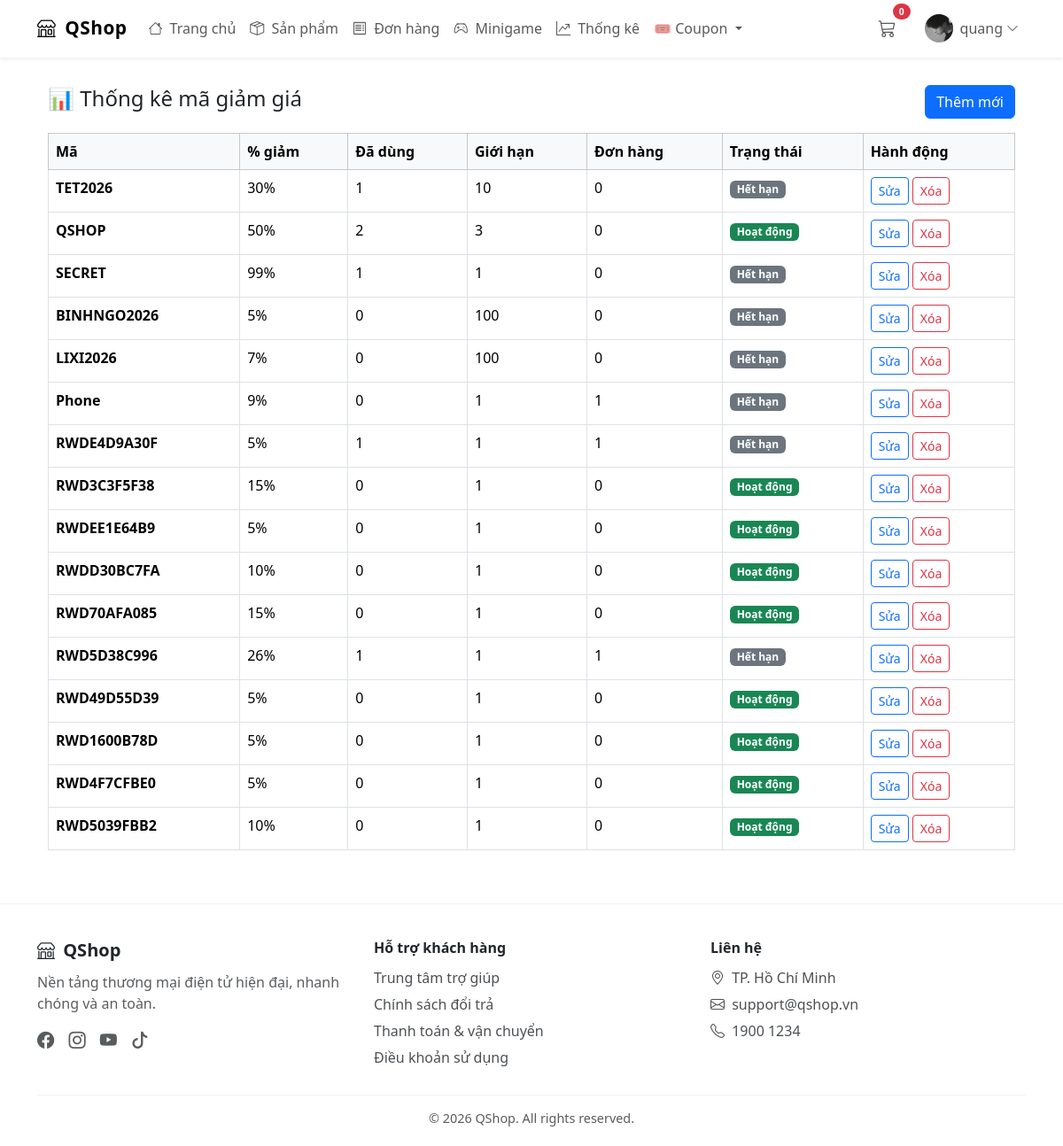
Screenshot of /shops/coupon/stats/ (signed in) with the database file from the repository.
### users/models.py (models this page shows, shortened)
class Profile(models.Model):
    user = models.OneToOneField(settings.AUTH_USER_MODEL , on_delete=models.CASCADE)
    photo = models.ImageField(upload_to='users/%Y/%m/%d/', blank=True)
    phone = models.CharField(max_length=20, blank=True)
    address = models.TextField(blank=True)
    latitude = models.FloatField(null=True, blank=True)
    longitude = models.FloatField(null=True, blank=True)
    points = models.IntegerField(default=0)
    lifetime_points = models.IntegerField(default=0)
    minigame_plays = models.IntegerField(default=0)
    RANK_NEWBIE = "Newbie"
    RANK_EXPLORER = "Explorer"
    RANK_SHOPPER = "Shopper"
    RANK_REGULAR = "Regular"
    RANK_PREMIUM = "Premium"
    RANK_GOLD = "Gold Buyer"
    RANK_PLATINUM = "Platinum Buyer"
    RANK_DIAMOND = "Diamond Buyer"
    RANK_ELITE = "Elite Buyer"
    RANK_LEGEND = "Legend Buyer"
    RANK_CHOICES = (
        (RANK_NEWBIE, "Newbie"),
        (RANK_EXPLORER, "Explorer"),
        (RANK_SHOPPER, "Shopper"),
        (RANK_REGULAR, "Regular"),
        (RANK_PREMIUM, "Premium"),
        (RANK_GOLD, "Gold Buyer"),
        (RANK_PLATINUM, "Platinum Buyer"),
        (RANK_DIAMOND, "Diamond Buyer"),
        (RANK_ELITE, "Elite Buyer"),
        (RANK_LEGEND, "Legend Buyer"),
    )
    rank = models.CharField(
        max_length=30,
        choices=RANK_CHOICES,
        default=RANK_NEWBIE
    )

### shops/models.py (models this page shows, shortened)
class Coupon(models.Model):
    owner = models.ForeignKey(
        settings.AUTH_USER_MODEL,
        on_delete=models.CASCADE,
        null=True,
        blank=True,
        related_name="owned_coupons"
    )
    code = models.CharField(max_length=50, unique=True)
    valid_from = models.DateTimeField()
    valid_to = models.DateTimeField()
    discount = models.IntegerField(
        validators=[MinValueValidator(1), MaxValueValidator(100)]
    )
    max_discount = models.IntegerField(
        default=0,
        help_text="Số tiền giảm tối đa (0 = không giới hạn)"
    )
    usage_limit = models.PositiveIntegerField(
        default=0,
        help_text="Số lượt dùng tối đa (0 = không giới hạn)"
    )
    used_count = models.PositiveIntegerField(default=0)
    active = models.BooleanField(default=True)
    categories = models.ManyToManyField(Category, blank=True, help_text="Chọn danh mục sản phẩm để áp dụng voucher (để trống nếu áp dụng cho tất cả)")
    @property
    def is_expired(self):
        now = timezone.now()
        if self.valid_to and self.valid_to < now:
            return True
        if self.usage_limit > 0 and self.used_count >= self.usage_limit:
            return True
        return False

### shops/views.py (the view)
# urls.py: path('coupon/stats/', views.coupon_stats, name='coupon_stats'),
@login_required
@permission_required('shops.view_coupon', raise_exception=True)
def coupon_stats(request):
    coupons = Coupon.objects.annotate(
        total_orders=Count('order'),
        total_used=Count('couponusage')
    )
    for c in coupons:
        if c.is_expired and c.active:
            c.active = False
            c.save(update_fields=["active"])
    return render(request, 'shops/coupon_stats.html', {
        'coupons': coupons
    })

### shops/context_processors.py (called while the page is built)
def cart_context(request):
    cart = request.session.get('cart', {})
    cart_items_count = len(cart)
    return {
        'cart_items_count': cart_items_count,
        'cart': cart
    }

### shops/templates/shops/coupon_stats.html
{% extends "shops/base.html" %} {% load humanize %} {% block content %}
<div class="container mt-4">
  <div class="d-flex justify-content-between align-items-center mb-3">
    <h4>📊 Thống kê mã giảm giá</h4>
    <a href="{% url 'shops:coupon_create' %}" class="btn btn-primary">Thêm mới</a>
  </div>
  <table class="table table-bordered mt-3 table-hover">
    <thead class="table-light">
      <tr>
        <th>Mã</th>
        <th>% giảm</th>
        <th>Đã dùng</th>
        <th>Giới hạn</th>
        <th>Đơn hàng</th>
        <th>Trạng thái</th>
        <th>Hành động</th>
      </tr>
    </thead>
    <tbody>
      {% for c in coupons %}
      <tr>
        <td><strong>{{ c.code }}</strong></td>
        <td>{{ c.discount }}%</td>
        <td>{{ c.total_used }}</td>
        <td>{{ c.usage_limit|default:"∞" }}</td>
        <td>{{ c.total_orders }}</td>
        <td>
          {% if c.active %}
          <span class="badge bg-success"> Hoạt động </span>
          {% else %}
          <span class="badge bg-secondary"> Hết hạn </span>
          {% endif %}
        </td>
        <td>
          <a href="{% url 'shops:coupon_edit' c.pk %}" class="btn btn-sm btn-outline-primary">Sửa</a>
          <a href="{% url 'shops:coupon_delete' c.pk %}" class="btn btn-sm btn-outline-danger">Xóa</a>
        </td>
      </tr>
      {% endfor %}
    </tbody>
  </table>
</div>
{% endblock %}

### shops/templates/shops/base.html (shortened to what this page needs)
<!doctype html>
{% load static %}
<html lang="vi">
  <head>
    <link
      href="https://cdn.jsdelivr.net/npm/bootstrap@5.3.8/dist/css/bootstrap.min.css"
      rel="stylesheet"
    />
    <link
      rel="stylesheet"
      href="https://cdn.jsdelivr.net/npm/bootstrap-icons@1.11.1/font/bootstrap-icons.css"
    />
  </head>
  <body>
    <nav class="navbar navbar-expand-lg fixed-top glass-nav shadow-sm">
      <div class="container">
        <a class="navbar-brand brand-logo" href="{% url 'shops:index' %}">
          <i class="bi bi-shop me-1"></i> QShop
        </a>
        <div class="collapse navbar-collapse" id="navbar">
          <ul class="navbar-nav me-auto">
            <li class="nav-item">
              <a class="nav-link" href="{% url 'shops:index' %}">
                <i class="bi bi-house me-1"></i> Trang chủ
              </a>
            </li>
            <li class="nav-item">
              <a class="nav-link" href="{% url 'shops:product' %}">
                <i class="bi bi-box-seam me-1"></i> Sản phẩm
              </a>
            </li>
            <li class="nav-item">
              <a class="nav-link" href="{% url 'shops:order_history' %}">
                <i class="bi bi-receipt me-1"></i> Đơn hàng
              </a>
            </li>
            <li class="nav-item">
              <a class="nav-link" href="{% url 'users:minigame' %}">
                <i class="bi bi-controller me-1"></i> Minigame
              </a>
            </li>
            {% if request.user.is_authenticated and request.user.is_staff or request.user.is_superuser %}
            <li class="nav-item">
              <a class="nav-link" href="{% url 'shops:shop_stats' %}">
                <i class="bi bi-graph-up-arrow me-1"></i> Thống kê
              </a>
            </li>
            {% endif %}
            {% if user.is_authenticated and perms.shops.view_coupon %}
            <li class="nav-item dropdown">
              <a
                class="nav-link dropdown-toggle"
                href="#"
                role="button"
                data-bs-toggle="dropdown"
              >
                🎟️ Coupon
              </a>
            </li>
            {% endif %}
          </ul>
          <ul class="navbar-nav ms-auto align-items-center">
            <li class="nav-item me-3 position-relative">
              <a class="nav-link" href="{% url 'shops:cart_detail' %}">
                <i class="bi bi-cart3 fs-5"></i>
                <span
                  id="cart-count"
                  class="badge bg-danger rounded-pill cart-badge"
                  >{{ cart_items_count }}</span
                >
              </a>
            </li>
            {% if request.user.is_authenticated %}
            <li class="nav-item dropdown">
              <a
                class="nav-link d-flex align-items-center"
                data-bs-toggle="dropdown"
                href="#"
              >
                <img
                  src="{% if request.user.profile.photo %}{{ request.user.profile.photo.url }}{% else %}https://i.pravatar.cc/150?u={{ request.user.id }}{% endif %}"
                  class="rounded-circle me-2"
                  width="32"
                  height="32"
                  style="object-fit: cover"
                />
                {{ request.user.username }}
                <i class="bi bi-chevron-down ms-1 small"></i>
              </a>
            </li>
            {% endif %}
          </ul>
        </div>
      </div>
    </nav>
    <main class="container pt-5 mt-4">
       {% block content %}{% endblock %}
    </main>
    <footer class="site-footer">
      <div class="container">
        <div class="row g-4">
          <div class="col-md-4">
            <h5 class="footer-title"><i class="bi bi-shop me-1"></i> QShop</h5>
            <p class="text-muted">
              Nền tảng thương mại điện tử hiện đại, nhanh chóng và an toàn.
            </p>
            <div class="social-icons mt-2">
              <a href="#"><i class="bi bi-facebook"></i></a>
              <a href="#"><i class="bi bi-instagram"></i></a>
              <a href="#"><i class="bi bi-youtube"></i></a>
              <a href="#"><i class="bi bi-tiktok"></i></a>
            </div>
          </div>
          <div class="col-md-4">
            <h6 class="footer-title">Hỗ trợ khách hàng</h6>
            <a href="#" class="footer-link">Trung tâm trợ giúp</a>
            <a href="#" class="footer-link">Chính sách đổi trả</a>
            <a href="#" class="footer-link">Thanh toán & vận chuyển</a>
            <a href="#" class="footer-link">Điều khoản sử dụng</a>
          </div>
          <div class="col-md-4">
            <h6 class="footer-title">Liên hệ</h6>
            <div class="footer-link">
              <i class="bi bi-geo-alt me-1"></i> TP. Hồ Chí Minh
            </div>
            <div class="footer-link">
              <i class="bi bi-envelope me-1"></i> support@qshop.vn
            </div>
            <div class="footer-link">
              <i class="bi bi-telephone me-1"></i> 1900 1234
            </div>
          </div>
        </div>
        <div class="footer-bottom text-center mt-4">
          © {{ now|default:"2026" }} QShop. All rights reserved.
        </div>
      </div>
    </footer>
  </body>
</html>

### shops/templates/shops/base.html (style rules this page uses)
.glass-nav { background: rgba(255, 255, 255, 0.7) !important; backdrop-filter: blur(12px); border-bottom: 1px solid rgba(255, 255, 255, 0.3); }
.brand-logo { font-weight: bold; font-size: 1.3rem; letter-spacing: 0.5px; }
.cart-badge { position: absolute; top: -5px; right: -8px; font-size: 0.65rem; }
.site-footer { background: rgba(255, 255, 255, 0.85); backdrop-filter: blur(10px); border-top: 1px solid rgba(0, 0, 0, 0.05); margin-top: 60px; padding: 40px 0 20px; }
.footer-title { font-weight: 600; margin-bottom: 12px; }
.footer-link { display: block; color: inherit; text-decoration: none; margin-bottom: 6px; opacity: 0.8; }
.footer-bottom { border-top: 1px solid rgba(0, 0, 0, 0.08); margin-top: 20px; padding-top: 15px; font-size: 0.9rem; opacity: 0.75; }
.social-icons a { color: inherit; font-size: 1.2rem; margin-right: 12px; opacity: 0.75; }

### rows the page displays
Coupon: code "TET2026", discount "30", total_used "1", usage_limit "10", total_orders "0", active "Hết hạn"
Coupon: code "QSHOP", discount "50", total_used "2", usage_limit "3", total_orders "0", active "Hoạt động"
Coupon: code "SECRET", discount "99", total_used "1", usage_limit "1", total_orders "0", active "Hết hạn"
Coupon: code "BINHNGO2026", discount "5", total_used "0", usage_limit "100", total_orders "0", active "Hết hạn"
Coupon: code "LIXI2026", discount "7", total_used "0", usage_limit "100", total_orders "0", active "Hết hạn"
Coupon: code "Phone", discount "9", total_used "0", usage_limit "1", total_orders "1", active "Hết hạn"
Coupon: code "RWDE4D9A30F", discount "5", total_used "1", usage_limit "1", total_orders "1", active "Hết hạn"
Coupon: code "RWD3C3F5F38", discount "15", total_used "0", usage_limit "1", total_orders "0", active "Hoạt động"
Coupon: code "RWDEE1E64B9", discount "5", total_used "0", usage_limit "1", total_orders "0", active "Hoạt động"
Coupon: code "RWDD30BC7FA", discount "10", total_used "0", usage_limit "1", total_orders "0", active "Hoạt động"
Coupon: code "RWD70AFA085", discount "15", total_used "0", usage_limit "1", total_orders "0", active "Hoạt động"
Coupon: code "RWD5D38C996", discount "26", total_used "1", usage_limit "1", total_orders "1", active "Hết hạn"
Coupon: code "RWD49D55D39", discount "5", total_used "0", usage_limit "1", total_orders "0", active "Hoạt động"
Coupon: code "RWD1600B78D", discount "5", total_used "0", usage_limit "1", total_orders "0", active "Hoạt động"
Coupon: code "RWD4F7CFBE0", discount "5", total_used "0", usage_limit "1", total_orders "0", active "Hoạt động"
Coupon: code "RWD5039FBB2", discount "10", total_used "0", usage_limit "1", total_orders "0", active "Hoạt động"

### other values shown
{{ cart_items_count }} "0"
{{ request.user.username }} "quang"
{{ now|default:"2026" }} "2026"
